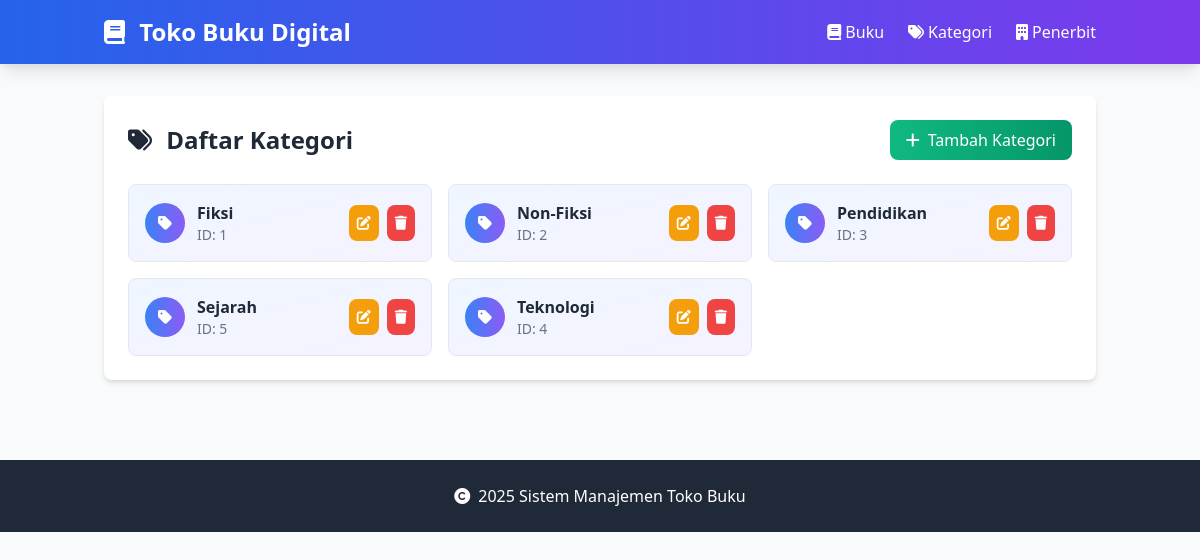
/index.php?entity=kategori, run on the app's committed database.
### tables this page shows
CREATE TABLE kategori (
    id INT AUTO_INCREMENT PRIMARY KEY,
    nama_kategori VARCHAR(50) NOT NULL
);

### model/Kategori.php (called while the page is built, shortened)
<?php
require_once 'config/Database.php';
class Kategori {
    private $conn;
    private $table = 'kategori';
    public function __construct() {
        $database = new Database();
        $this->conn = $database->getConnection();
    }
    public function getAll() {
        $query = "SELECT * FROM " . $this->table . " ORDER BY nama_kategori";
        $stmt = $this->conn->prepare($query);
        $stmt->execute();
        return $stmt->fetchAll(PDO::FETCH_ASSOC);
    }
}
?>

### config/Database.php (called while the page is built, shortened)
<?php
class Database {
    private $host = "localhost";
    private $username = "root";
    private $password = "";
    private $database = "toko_buku";
    public function getConnection() {
        $this->conn = null;
        try {
            $this->conn = new PDO("mysql:host=" . $this->host . ";dbname=" . $this->database, $this->username, $this->password);
            $this->conn->setAttribute(PDO::ATTR_ERRMODE, PDO::ERRMODE_EXCEPTION);
        } catch(PDOException $e) {
            echo "Connection error: " . $e->getMessage();
        }
        return $this->conn;
    }
}
?>

### viewmodel/KategoriViewModel.php (called while the page is built, shortened)
<?php
require_once 'model/Kategori.php';
class KategoriViewModel {
    private $kategori;
    public function __construct() {
        $this->kategori = new Kategori();
    }
    public function getKategoriList() {
        return $this->kategori->getAll();
    }
}
?>

### views/kategori_list.php (the view)
<?php
require_once 'views/template/header.php';
?>
<div class="bg-white rounded-lg shadow-md p-6">
    <div class="flex justify-between items-center mb-6">
        <h2 class="text-2xl font-bold text-gray-800">
            <i class="fas fa-tags mr-2"></i>
            Daftar Kategori
        </h2>
        <a href="index.php?entity=kategori&action=add"
           class="bg-gradient-to-r from-green-500 to-green-600 hover:from-green-600 hover:to-green-700 text-white px-4 py-2 rounded-lg transition duration-300 flex items-center">
            <i class="fas fa-plus mr-2"></i>
            Tambah Kategori
        </a>
    </div>
    <?php if (empty($kategoriList)): ?>
        <div class="text-center py-8 text-gray-500">
            <i class="fas fa-tags text-4xl mb-4"></i>
            <p>Belum ada data kategori</p>
        </div>
    <?php else: ?>
        <div class="grid grid-cols-1 md:grid-cols-2 lg:grid-cols-3 gap-4">
            <?php foreach ($kategoriList as $kategori): ?>
            <div class="bg-gradient-to-br from-blue-50 to-purple-50 border border-gray-200 rounded-lg p-4 hover:shadow-md transition duration-300">
                <div class="flex items-center justify-between">
                    <div class="flex items-center">
                        <div class="bg-gradient-to-r from-blue-500 to-purple-500 text-white w-10 h-10 rounded-full flex items-center justify-center mr-3">
                            <i class="fas fa-tag"></i>
                        </div>
                        <div>
                            <h3 class="font-semibold text-gray-800"><?php echo htmlspecialchars($kategori['nama_kategori']); ?></h3>
                            <p class="text-sm text-gray-500">ID: <?php echo $kategori['id']; ?></p>
                        </div>
                    </div>
                    <div class="flex space-x-2">
                        <a href="index.php?entity=kategori&action=edit&id=<?php echo $kategori['id']; ?>"
                           class="bg-yellow-500 hover:bg-yellow-600 text-white p-2 rounded-lg text-sm transition duration-300">
                            <i class="fas fa-edit"></i>
                        </a>
                        <a href="index.php?entity=kategori&action=delete&id=<?php echo $kategori['id']; ?>"
                           class="bg-red-500 hover:bg-red-600 text-white p-2 rounded-lg text-sm transition duration-300"
                           onclick="return confirmDelete('Apakah Anda yakin ingin menghapus kategori ini?');">
                            <i class="fas fa-trash"></i>
                        </a>
                    </div>
                </div>
            </div>
            <?php endforeach; ?>
        </div>
    <?php endif; ?>
</div>
<?php
require_once 'views/template/footer.php';
?>

### data on the page
kategori: nama_kategori "Fiksi", id "1"
kategori: nama_kategori "Non-Fiksi", id "2"
kategori: nama_kategori "Pendidikan", id "3"
kategori: nama_kategori "Sejarah", id "5"
kategori: nama_kategori "Teknologi", id "4"
